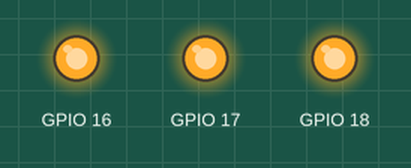
Simulated run of this program. Board: ESP32-S3. Shown: output pins drawn as LEDs (lit = HIGH). What the program prints to the serial monitor is not drawn.

Above: at 0.1 s.
At 0.9 s:
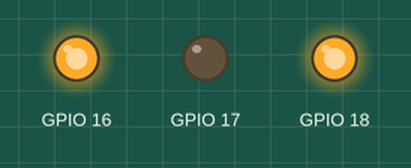
At 1.3 s:
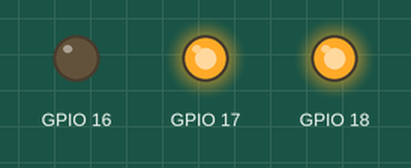
At 1.9 s:
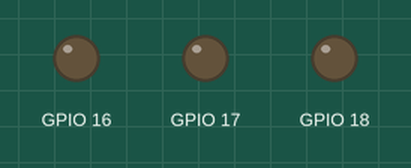
At 3.1 s:
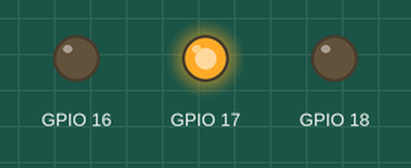
At 4.3 s:
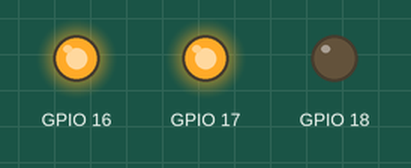
Timing chart, 0 to 4.6 s (numbered marks = the images above):
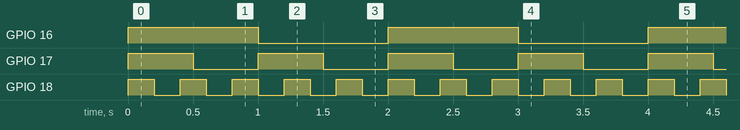

The program:

main.cpp
```cpp
// Домашка 6.1: ті самі три LED, що в 2.3 (200 / 500 / 1000 мс), але кожен — окрема задача FreeRTOS.
// Перевірка за логом, як у 2.3: за 10 с має бути 50 / 20 / 10 перемикань.
#include <Arduino.h>  // разом з ним приходять freertos/FreeRTOS.h і freertos/task.h

struct Led {
    uint8_t pin;                // пін GPIO
    uint32_t ms;                // період перемикання
    volatile uint32_t toggles;  // лічильник перемикань; пише лише задача цього LED
};

// Глобальний масив: живе весь час роботи, тому адреси елементів можна віддати задачам
Led leds[] = {{18, 200, 0}, {17, 500, 0}, {16, 1000, 0}};
constexpr uint32_t REPORT_MS = 10000;

// Одна функція на три задачі; яку саме Led обслуговувати, приходить через arg
void blinkTask(void *arg) {
    auto *led = static_cast<Led *>(arg);   // void* → Led*: «за цією адресою лежить Led»
    bool on = false;                       // у кожної задачі свій стек, тож свій on
    TickType_t last = xTaskGetTickCount(); // «о котрій стартували», у тіках (1 тік = 1 мс)
    for (;;) {
        on = !on;
        digitalWrite(led->pin, on ? HIGH : LOW);  // led — адреса, тому стрілка
        led->toggles++;
        vTaskDelayUntil(&last, pdMS_TO_TICKS(led->ms));  // старт кожні ms, робота всередині періоду
    }
}

// Звіт раз на 10 с: скільки перемикань зробив кожен LED. Друкує лише ця задача, тож м'ютекс не потрібен
void reportTask(void *) {
    uint32_t prev[3] = {0, 0, 0};
    TickType_t last = xTaskGetTickCount();
    for (;;) {
        vTaskDelayUntil(&last, pdMS_TO_TICKS(REPORT_MS));
        Serial.printf("[%lu мс] перемикань за 10 с:", (unsigned long)millis());
        for (int i = 0; i < 3; i++) {
            uint32_t now = leds[i].toggles;  // лише читаємо: лічильник змінює задача LED
            Serial.printf(" GPIO%u=%lu", leds[i].pin, (unsigned long)(now - prev[i]));
            prev[i] = now;
        }
        Serial.println();
    }
}

void setup() {
    Serial.begin(115200);
    for (auto &led : leds) {  // & — сам елемент масиву, не копія: його адреса живе весь час
        pinMode(led.pin, OUTPUT);
        // функція, ім'я, стек 2048 Б, параметр, пріоритет 1, хендл не потрібен, ядро 1
        xTaskCreatePinnedToCore(blinkTask, "blink", 2048, &led, 1, nullptr, 1);
    }
    xTaskCreatePinnedToCore(reportTask, "report", 4096, nullptr, 1, nullptr, 1);  // printf їсть стек
}

void loop() {
    vTaskDelete(nullptr);  // задача loop більше не потрібна: усе роблять задачі вище
}
```

Measured:
- by itself, GPIO 16: alternates HIGH for 1.0 s and LOW for 1.0 s
- by itself, GPIO 17: alternates HIGH for 0.50 s and LOW for 0.50 s
- by itself, GPIO 18: alternates HIGH for 0.20 s and LOW for 0.20 s
